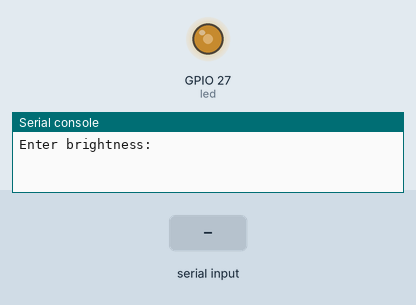
A program run on a simulated ESP32 board running MicroPython. Parts: output pins drawn as LEDs (lit = HIGH), the last lines printed to the serial console. The inputs (shaded band) are chosen by the test bench.

Above: at 1.2 s.
1.3 s: "5" typed at the serial console, then Enter
At 1.9 s:
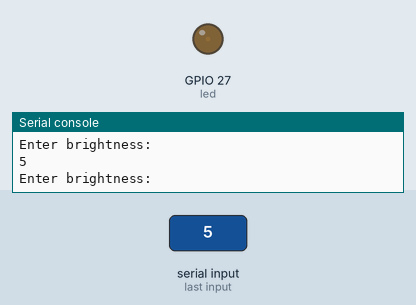
2.8 s: "0" typed at the serial console, then Enter
At 3.1 s:
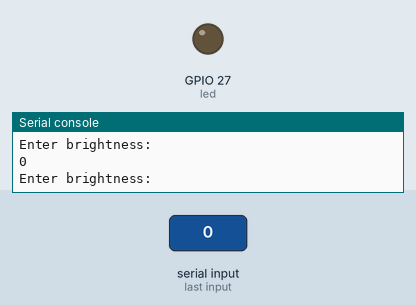
4.3 s: "1" typed at the serial console, then Enter
At 5.4 s:
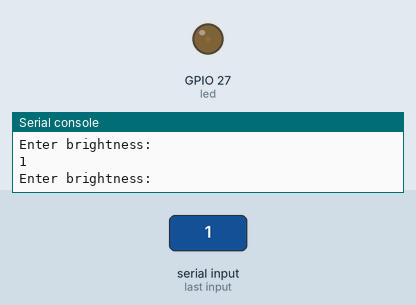
Timing chart, 0 to 7.3 s (numbered marks = the images above; inputs shaded):
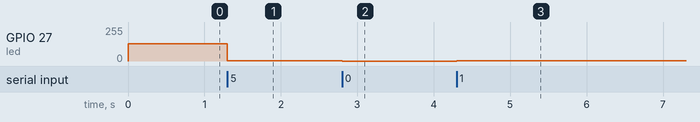

The program:

Dimmer.py
```python
"""
    Dimmer

    Demonstrates sending data from the computer to the ESP32 board, in this case
    to control the brightness of an LED. The data is sent in individual bytes.
    ESP32 reads these bytes and uses them to set the brightness of the LED.

    The circuit:
    - LED attached from GPIO27 to ground.
    - Serial connection to Processing, Max/MSP, or another serial application
"""

from machine import Pin, PWM
from time import sleep

frequency = 5000
led = PWM(Pin(27), frequency)

def inputNumber(message):
    while True:
        try:
            userInput = int(input(message))
        except ValueError:
           print("Not an integer! Try again.")
           continue
        else:
           return userInput
           break

while True:
    brightness = inputNumber("Enter brightness: ")

    led.duty(brightness)
    sleep(0.005)
```

Measured:
- after the input at 1.3 s, GPIO 27 (led): 128/255 → 1/255 at once
- after the input at 2.8 s, GPIO 27 (led): 1/255 → 0/255 at once
- after the input at 4.3 s, GPIO 27 (led): 0/255 → 1/255 at once
